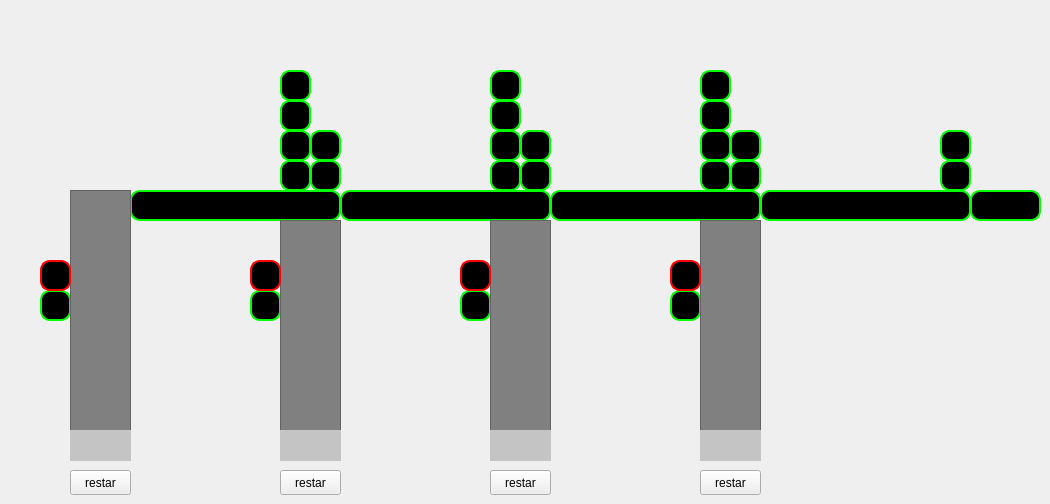
    <widget class="QWidget" name="n1_rawVars">
     <attribute name="title">
      <string>RawVars Nave 1</string>
     </attribute>
     <widget class="QFrame" name="n1_S0">
      <property name="geometry">
       <rect>
        <x>940</x>
        <y>160</y>
        <width>31</width>
        <height>31</height>
       </rect>
      </property>
      <property name="autoFillBackground">
       <bool>false</bool>
      </property>
      <property name="styleSheet">
       <string notr="true">background-color:rgb(0,0,0);
border-radius:10;
border:2px solid rgb(0,255,0)</string>
      </property>
      <property name="frameShape">
       <enum>QFrame::StyledPanel</enum>
      </property>
      <property name="frameShadow">
       <enum>QFrame::Raised</enum>
      </property>
     </widget>
     <widget class="QFrame" name="n1_S1cinta">
      <property name="geometry">
       <rect>
        <x>730</x>
        <y>160</y>
        <width>31</width>
        <height>31</height>
       </rect>
      </property>
      <property name="autoFillBackground">
       <bool>false</bool>
      </property>
      <property name="styleSheet">
       <string notr="true">background-color:rgb(0,0,0);
border-radius:10;
border:2px solid rgb(0,255,0)</string>
      </property>
      <property name="frameShape">
       <enum>QFrame::StyledPanel</enum>
      </property>
      <property name="frameShadow">
       <enum>QFrame::Raised</enum>
      </property>
     </widget>
     <widget class="QFrame" name="n1_S2cinta">
      <property name="geometry">
       <rect>
        <x>520</x>
        <y>160</y>
        <width>31</width>
        <height>31</height>
       </rect>
      </property>
      <property name="autoFillBackground">
       <bool>false</bool>
      </property>
      <property name="styleSheet">
       <string notr="true">background-color:rgb(0,0,0);
border-radius:10;
border:2px solid rgb(0,255,0)</string>
      </property>
      <property name="frameShape">
       <enum>QFrame::StyledPanel</enum>
      </property>
      <property name="frameShadow">
       <enum>QFrame::Raised</enum>
      </property>
     </widget>
     <widget class="QFrame" name="n1_S3cinta">
      <property name="geometry">
       <rect>
        <x>310</x>
        <y>160</y>
        <width>31</width>
        <height>31</height>
       </rect>
      </property>
      <property name="autoFillBackground">
       <bool>false</bool>
      </property>
      <property name="styleSheet">
       <string notr="true">background-color:rgb(0,0,0);
border-radius:10;
border:2px solid rgb(0,255,0)</string>
      </property>
      <property name="frameShape">
       <enum>QFrame::StyledPanel</enum>
      </property>
      <property name="frameShadow">
       <enum>QFrame::Raised</enum>
      </property>
     </widget>
     <widget class="QFrame" name="n1_SDbuffer">
      <property name="geometry">
       <rect>
        <x>40</x>
        <y>290</y>
        <width>31</width>
        <height>31</height>
       </rect>
      </property>
      <property name="autoFillBackground">
       <bool>false</bool>
      </property>
      <property name="styleSheet">
       <string notr="true">background-color:rgb(0,0,0);
border-radius:10;
border:2px solid rgb(0,255,0)</string>
      </property>
      <property name="frameShape">
       <enum>QFrame::StyledPanel</enum>
      </property>
      <property name="frameShadow">
       <enum>QFrame::Raised</enum>
      </property>
     </widget>
     <widget class="QFrame" name="n1_S3buffer">
      <property name="geometry">
       <rect>
        <x>250</x>
        <y>290</y>
        <width>31</width>
        <height>31</height>
       </rect>
      </property>
      <property name="autoFillBackground">
       <bool>false</bool>
      </property>
      <property name="styleSheet">
       <string notr="true">background-color:rgb(0,0,0);
border-radius:10;
border:2px solid rgb(0,255,0)</string>
      </property>
      <property name="frameShape">
       <enum>QFrame::StyledPanel</enum>
      </property>
      <property name="frameShadow">
       <enum>QFrame::Raised</enum>
      </property>
     </widget>
     <widget class="QFrame" name="n1_S2buffer">
      <property name="geometry">
       <rect>
        <x>460</x>
        <y>290</y>
        <width>31</width>
        <height>31</height>
       </rect>
      </property>
      <property name="autoFillBackground">
       <bool>false</bool>
      </property>
      <property name="styleSheet">
       <string notr="true">background-color:rgb(0,0,0);
border-radius:10;
border:2px solid rgb(0,255,0)</string>
      </property>
      <property name="frameShape">
       <enum>QFrame::StyledPanel</enum>
      </property>
      <property name="frameShadow">
       <enum>QFrame::Raised</enum>
      </property>
     </widget>
     <widget class="QFrame" name="n1_S1buffer">
      <property name="geometry">
       <rect>
        <x>670</x>
        <y>290</y>
        <width>31</width>
        <height>31</height>
       </rect>
      </property>
      <property name="autoFillBackground">
       <bool>false</bool>
      </property>
      <property name="styleSheet">
       <string notr="true">background-color:rgb(0,0,0);
border-radius:10;
border:2px solid rgb(0,255,0)</string>
      </property>
      <property name="frameShape">
       <enum>QFrame::StyledPanel</enum>
      </property>
      <property name="frameShadow">
       <enum>QFrame::Raised</enum>
      </property>
     </widget>
     <widget class="QFrame" name="n1_M1">
      <property name="geometry">
       <rect>
        <x>760</x>
        <y>190</y>
        <width>211</width>
        <height>31</height>
       </rect>
      </property>
      <property name="autoFillBackground">
       <bool>false</bool>
      </property>
      <property name="styleSheet">
       <string notr="true">background-color:rgb(0,0,0);
border-radius:10;
border:2px solid rgb(0,255,0)</string>
      </property>
      <property name="frameShape">
       <enum>QFrame::StyledPanel</enum>
      </property>
      <property name="frameShadow">
       <enum>QFrame::Raised</enum>
      </property>
     </widget>
     <widget class="QFrame" name="n1_M2">
      <property name="geometry">
       <rect>
        <x>550</x>
        <y>190</y>
        <width>211</width>
        <height>31</height>
       </rect>
      </property>
      <property name="autoFillBackground">
       <bool>false</bool>
      </property>
      <property name="styleSheet">
       <string notr="true">background-color:rgb(0,0,0);
border-radius:10;
border:2px solid rgb(0,255,0)</string>
      </property>
      <property name="frameShape">
       <enum>QFrame::StyledPanel</enum>
      </property>
      <property name="frameShadow">
       <enum>QFrame::Raised</enum>
      </property>
     </widget>
     <widget class="QFrame" name="n1_M3">
      <property name="geometry">
       <rect>
        <x>340</x>
        <y>190</y>
        <width>211</width>
        <height>31</height>
       </rect>
      </property>
      <property name="autoFillBackground">
       <bool>false</bool>
      </property>
      <property name="styleSheet">
       <string notr="true">background-color:rgb(0,0,0);
border-radius:10;
border:2px solid rgb(0,255,0)</string>
      </property>
      <property name="frameShape">
       <enum>QFrame::StyledPanel</enum>
      </property>
      <property name="frameShadow">
       <enum>QFrame::Raised</enum>
      </property>
     </widget>
     <widget class="QFrame" name="n1_M4">
      <property name="geometry">
       <rect>
        <x>130</x>
        <y>190</y>
        <width>211</width>
        <height>31</height>
       </rect>
      </property>
      <property name="autoFillBackground">
       <bool>false</bool>
      </property>
      <property name="styleSheet">
       <string notr="true">background-color:rgb(0,0,0);
border-radius:10;
border:2px solid rgb(0,255,0)</string>
      </property>
      <property name="frameShape">
       <enum>QFrame::StyledPanel</enum>
      </property>
      <property name="frameShadow">
       <enum>QFrame::Raised</enum>
      </property>
     </widget>
     <widget class="QFrame" name="n1_M0">
      <property name="geometry">
       <rect>
        <x>970</x>
        <y>190</y>
        <width>71</width>
        <height>31</height>
       </rect>
      </property>
      <property name="autoFillBackground">
       <bool>false</bool>
      </property>
      <property name="styleSheet">
       <string notr="true">background-color:rgb(0,0,0);
border-radius:10;
border:2px solid rgb(0,255,0)</string>
      </property>
      <property name="frameShape">
       <enum>QFrame::StyledPanel</enum>
      </property>
      <property name="frameShadow">
       <enum>QFrame::Raised</enum>
      </property>
     </widget>
     <widget class="QFrame" name="n1_C1f">
      <property name="geometry">
       <rect>
        <x>700</x>
        <y>160</y>
        <width>31</width>
        <height>31</height>
       </rect>
      </property>
      <property name="autoFillBackground">
       <bool>false</bool>
      </property>
      <property name="styleSheet">
       <string notr="true">background-color:rgb(0,0,0);
border-radius:10;
border:2px solid rgb(0,255,0)</string>
      </property>
      <property name="frameShape">
       <enum>QFrame::StyledPanel</enum>
      </property>
      <property name="frameShadow">
       <enum>QFrame::Raised</enum>
      </property>
     </widget>
     <widget class="QFrame" name="n1_C1e">
      <property name="geometry">
       <rect>
        <x>700</x>
        <y>130</y>
        <width>31</width>
        <height>31</height>
       </rect>
      </property>
      <property name="autoFillBackground">
       <bool>false</bool>
      </property>
      <property name="styleSheet">
       <string notr="true">background-color:rgb(0,0,0);
border-radius:10;
border:2px solid rgb(0,255,0)</string>
      </property>
      <property name="frameShape">
       <enum>QFrame::StyledPanel</enum>
      </property>
      <property name="frameShadow">
       <enum>QFrame::Raised</enum>
      </property>
     </widget>
     <widget class="QFrame" name="n1_C1r">
      <property name="geometry">
       <rect>
        <x>700</x>
        <y>100</y>
        <width>31</width>
        <height>31</height>
       </rect>
      </property>
      <property name="autoFillBackground">
       <bool>false</bool>
      </property>
      <property name="styleSheet">
       <string notr="true">background-color:rgb(0,0,0);
border-radius:10;
border:2px solid rgb(0,255,0)</string>
      </property>
      <property name="frameShape">
       <enum>QFrame::StyledPanel</enum>
      </property>
      <property name="frameShadow">
       <enum>QFrame::Raised</enum>
      </property>
     </widget>
     <widget class="QFrame" name="n1_C1d">
      <property name="geometry">
       <rect>
        <x>700</x>
        <y>70</y>
        <width>31</width>
        <height>31</height>
       </rect>
      </property>
      <property name="autoFillBackground">
       <bool>false</bool>
      </property>
      <property name="styleSheet">
       <string notr="true">background-color:rgb(0,0,0);
border-radius:10;
border:2px solid rgb(0,255,0)</string>
      </property>
      <property name="frameShape">
       <enum>QFrame::StyledPanel</enum>
      </property>
      <property name="frameShadow">
       <enum>QFrame::Raised</enum>
      </property>
     </widget>
     <widget class="QFrame" name="n1_C2d">
      <property name="geometry">
       <rect>
        <x>490</x>
        <y>70</y>
        <width>31</width>
        <height>31</height>
       </rect>
      </property>
      <property name="autoFillBackground">
       <bool>false</bool>
      </property>
      <property name="styleSheet">
       <string notr="true">background-color:rgb(0,0,0);
border-radius:10;
border:2px solid rgb(0,255,0)</string>
      </property>
      <property name="frameShape">
       <enum>QFrame::StyledPanel</enum>
      </property>
      <property name="frameShadow">
       <enum>QFrame::Raised</enum>
      </property>
     </widget>
     <widget class="QFrame" name="n1_C2r">
      <property name="geometry">
       <rect>
        <x>490</x>
        <y>100</y>
        <width>31</width>
        <height>31</height>
       </rect>
      </property>
      <property name="autoFillBackground">
       <bool>false</bool>
      </property>
      <property name="styleSheet">
       <string notr="true">background-color:rgb(0,0,0);
border-radius:10;
border:2px solid rgb(0,255,0)</string>
      </property>
      <property name="frameShape">
       <enum>QFrame::StyledPanel</enum>
      </property>
      <property name="frameShadow">
       <enum>QFrame::Raised</enum>
      </property>
     </widget>
     <widget class="QFrame" name="n1_C2e">
      <property name="geometry">
       <rect>
        <x>490</x>
        <y>130</y>
        <width>31</width>
        <height>31</height>
       </rect>
      </property>
      <property name="autoFillBackground">
       <bool>false</bool>
      </property>
      <property name="styleSheet">
       <string notr="true">background-color:rgb(0,0,0);
border-radius:10;
border:2px solid rgb(0,255,0)</string>
      </property>
      <property name="frameShape">
       <enum>QFrame::StyledPanel</enum>
      </property>
      <property name="frameShadow">
       <enum>QFrame::Raised</enum>
      </property>
     </widget>
     <widget class="QFrame" name="n1_C2f">
      <property name="geometry">
       <rect>
        <x>490</x>
        <y>160</y>
        <width>31</width>
        <height>31</height>
       </rect>
      </property>
      <property name="autoFillBackground">
       <bool>false</bool>
      </property>
      <property name="styleSheet">
       <string notr="true">background-color:rgb(0,0,0);
border-radius:10;
border:2px solid rgb(0,255,0)</string>
      </property>
      <property name="frameShape">
       <enum>QFrame::StyledPanel</enum>
      </property>
      <property name="frameShadow">
       <enum>QFrame::Raised</enum>
      </property>
     </widget>
     <widget class="QFrame" name="n1_C3f">
      <property name="geometry">
       <rect>
        <x>280</x>
        <y>160</y>
        <width>31</width>
        <height>31</height>
       </rect>
      </property>
      <property name="autoFillBackground">
       <bool>false</bool>
      </property>
      <property name="styleSheet">
       <string notr="true">background-color:rgb(0,0,0);
border-radius:10;
border:2px solid rgb(0,255,0)</string>
      </property>
      <property name="frameShape">
       <enum>QFrame::StyledPanel</enum>
      </property>
      <property name="frameShadow">
       <enum>QFrame::Raised</enum>
      </property>
     </widget>
     <widget class="QFrame" name="n1_C3r">
      <property name="geometry">
       <rect>
        <x>280</x>
        <y>100</y>
        <width>31</width>
        <height>31</height>
       </rect>
      </property>
      <property name="autoFillBackground">
       <bool>false</bool>
      </property>
      <property name="styleSheet">
       <string notr="true">background-color:rgb(0,0,0);
border-radius:10;
border:2px solid rgb(0,255,0)</string>
      </property>
      <property name="frameShape">
       <enum>QFrame::StyledPanel</enum>
      </property>
      <property name="frameShadow">
       <enum>QFrame::Raised</enum>
      </property>
     </widget>
     <widget class="QFrame" name="n1_C3d">
      <property name="geometry">
       <rect>
        <x>280</x>
        <y>70</y>
        <width>31</width>
        <height>31</height>
       </rect>
      </property>
      <property name="autoFillBackground">
       <bool>false</bool>
      </property>
      <property name="styleSheet">
       <string notr="true">background-color:rgb(0,0,0);
border-radius:10;
border:2px solid rgb(0,255,0)</string>
      </property>
      <property name="frameShape">
       <enum>QFrame::StyledPanel</enum>
      </property>
      <property name="frameShadow">
       <enum>QFrame::Raised</enum>
      </property>
     </widget>
     <widget class="QFrame" name="n1_C3e">
      <property name="geometry">
       <rect>
        <x>280</x>
        <y>130</y>
        <width>31</width>
        <height>31</height>
       </rect>
      </property>
      <property name="autoFillBackground">
       <bool>false</bool>
      </property>
      <property name="styleSheet">
       <string notr="true">background-color:rgb(0,0,0);
border-radius:10;
border:2px solid rgb(0,255,0)</string>
      </property>
      <property name="frameShape">
       <enum>QFrame::StyledPanel</enum>
      </property>
      <property name="frameShadow">
       <enum>QFrame::Raised</enum>
      </property>
     </widget>
     <widget class="QFrame" name="n1_DestinoCajaConocido">
      <property name="geometry">
       <rect>
        <x>940</x>
        <y>130</y>
        <width>31</width>
        <height>31</height>
       </rect>
      </property>
      <property name="autoFillBackground">
       <bool>false</bool>
      </property>
      <property name="styleSheet">
       <string notr="true">background-color:rgb(0,0,0);
border-radius:10;
border:2px solid rgb(0,255,0)</string>
      </property>
      <property name="frameShape">
       <enum>QFrame::StyledPanel</enum>
      </property>
      <property name="frameShadow">
       <enum>QFrame::Raised</enum>
      </property>
     </widget>
     <widget class="QFrame" name="n1_M1AceptarProximaCaja">
      <property name="geometry">
       <rect>
        <x>730</x>
        <y>130</y>
        <width>31</width>
        <height>31</height>
       </rect>
      </property>
      <property name="autoFillBackground">
       <bool>false</bool>
      </property>
      <property name="styleSheet">
       <string notr="true">background-color:rgb(0,0,0);
border-radius:10;
border:2px solid rgb(0,255,0)</string>
      </property>
      <property name="frameShape">
       <enum>QFrame::StyledPanel</enum>
      </property>
      <property name="frameShadow">
       <enum>QFrame::Raised</enum>
      </property>
     </widget>
     <widget class="QFrame" name="n1_M2AceptarProximaCaja">
      <property name="geometry">
       <rect>
        <x>520</x>
        <y>130</y>
        <width>31</width>
        <height>31</height>
       </rect>
      </property>
      <property name="autoFillBackground">
       <bool>false</bool>
      </property>
      <property name="styleSheet">
       <string notr="true">background-color:rgb(0,0,0);
border-radius:10;
border:2px solid rgb(0,255,0)</string>
      </property>
      <property name="frameShape">
       <enum>QFrame::StyledPanel</enum>
      </property>
      <property name="frameShadow">
       <enum>QFrame::Raised</enum>
      </property>
     </widget>
     <widget class="QFrame" name="n1_M3AceptarProximaCaja">
      <property name="geometry">
       <rect>
        <x>310</x>
        <y>130</y>
        <width>31</width>
        <height>31</height>
       </rect>
      </property>
      <property name="autoFillBackground">
       <bool>false</bool>
      </property>
      <property name="styleSheet">
       <string notr="true">background-color:rgb(0,0,0);
border-radius:10;
border:2px solid rgb(0,255,0)</string>
      </property>
      <property name="frameShape">
       <enum>QFrame::StyledPanel</enum>
      </property>
      <property name="frameShadow">
       <enum>QFrame::Raised</enum>
      </property>
     </widget>
     <widget class="QFrame" name="n1_bajada3">
      <property name="geometry">
       <rect>
        <x>280</x>
        <y>220</y>
        <width>61</width>
        <height>211</height>
       </rect>
      </property>
      <property name="autoFillBackground">
       <bool>false</bool>
      </property>
      <property name="styleSheet">
       <string notr="true">background-color: rgb(128,128,128)
</string>
      </property>
      <property name="frameShape">
       <enum>QFrame::StyledPanel</enum>
      </property>
      <property name="frameShadow">
       <enum>QFrame::Raised</enum>
      </property>
     </widget>
     <widget class="QFrame" name="n1_bajadaD">
      <property name="geometry">
       <rect>
        <x>70</x>
        <y>190</y>
        <width>61</width>
        <height>241</height>
       </rect>
      </property>
      <property name="autoFillBackground">
       <bool>false</bool>
      </property>
      <property name="styleSheet">
       <string notr="true">background-color: rgb(128,128,128)
</string>
      </property>
      <property name="frameShape">
       <enum>QFrame::StyledPanel</enum>
      </property>
      <property name="frameShadow">
       <enum>QFrame::Raised</enum>
      </property>
     </widget>
     <widget class="QFrame" name="n1_bajada2">
      <property name="geometry">
       <rect>
        <x>490</x>
        <y>220</y>
        <width>61</width>
        <height>211</height>
       </rect>
      </property>
      <property name="autoFillBackground">
       <bool>false</bool>
      </property>
      <property name="styleSheet">
       <string notr="true">background-color: rgb(128,128,128)
</string>
      </property>
      <property name="frameShape">
       <enum>QFrame::StyledPanel</enum>
      </property>
      <property name="frameShadow">
       <enum>QFrame::Raised</enum>
      </property>
     </widget>
     <widget class="QFrame" name="n1_bajada1">
      <property name="geometry">
       <rect>
        <x>700</x>
        <y>220</y>
        <width>61</width>
        <height>211</height>
       </rect>
      </property>
      <property name="autoFillBackground">
       <bool>false</bool>
      </property>
      <property name="styleSheet">
       <string notr="true">background-color: rgb(128,128,128)
</string>
      </property>
      <property name="frameShape">
       <enum>QFrame::StyledPanel</enum>
      </property>
      <property name="frameShadow">
       <enum>QFrame::Raised</enum>
      </property>
     </widget>
     <widget class="QLabel" name="n1_CajasMuelleD">
      <property name="geometry">
       <rect>
        <x>70</x>
        <y>430</y>
        <width>61</width>
        <height>31</height>
       </rect>
      </property>
      <property name="styleSheet">
       <string notr="true">background-color:rgb(196,196,196)</string>
      </property>
      <property name="text">
       <string/>
      </property>
      <property name="alignment">
       <set>Qt::AlignCenter</set>
      </property>
     </widget>
     <widget class="QLabel" name="n1_CajasMuelle3">
      <property name="geometry">
       <rect>
        <x>280</x>
        <y>430</y>
        <width>61</width>
        <height>31</height>
       </rect>
      </property>
      <property name="styleSheet">
       <string notr="true">background-color:rgb(196,196,196)</string>
      </property>
      <property name="text">
       <string/>
      </property>
      <property name="alignment">
       <set>Qt::AlignCenter</set>
      </property>
     </widget>
     <widget class="QLabel" name="n1_CajasMuelle2">
      <property name="geometry">
       <rect>
        <x>490</x>
        <y>430</y>
        <width>61</width>
        <height>31</height>
       </rect>
      </property>
      <property name="styleSheet">
       <string notr="true">background-color:rgb(196,196,196)</string>
      </property>
      <property name="text">
       <string/>
      </property>
      <property name="alignment">
       <set>Qt::AlignCenter</set>
      </property>
     </widget>
     <widget class="QLabel" name="n1_CajasMuelle1">
      <property name="geometry">
       <rect>
        <x>700</x>
        <y>430</y>
        <width>61</width>
        <height>31</height>
       </rect>
      </property>
      <property name="styleSheet">
       <string notr="true">background-color:rgb(196,196,196)</string>
      </property>
      <property name="text">
       <string/>
      </property>
      <property name="alignment">
       <set>Qt::AlignCenter</set>
      </property>
     </widget>
     <widget class="QFrame" name="n1_MDLleno">
      <property name="geometry">
       <rect>
        <x>40</x>
        <y>260</y>
        <width>31</width>
        <height>31</height>
       </rect>
      </property>
      <property name="autoFillBackground">
       <bool>false</bool>
      </property>
      <property name="styleSheet">
       <string notr="true">background-color:rgb(0,0,0);
border-radius:10;
border:2px solid rgb(255,0,0)</string>
      </property>
      <property name="frameShape">
       <enum>QFrame::StyledPanel</enum>
      </property>
      <property name="frameShadow">
       <enum>QFrame::Raised</enum>
      </property>
     </widget>
     <widget class="QFrame" name="n1_M3Lleno">
      <property name="geometry">
       <rect>
        <x>250</x>
        <y>260</y>
        <width>31</width>
        <height>31</height>
       </rect>
      </property>
      <property name="autoFillBackground">
       <bool>false</bool>
      </property>
      <property name="styleSheet">
       <string notr="true">background-color:rgb(0,0,0);
border-radius:10;
border:2px solid rgb(255,0,0)</string>
      </property>
      <property name="frameShape">
       <enum>QFrame::StyledPanel</enum>
      </property>
      <property name="frameShadow">
       <enum>QFrame::Raised</enum>
      </property>
     </widget>
     <widget class="QFrame" name="n1_M2Lleno">
      <property name="geometry">
       <rect>
        <x>460</x>
        <y>260</y>
        <width>31</width>
        <height>31</height>
       </rect>
      </property>
      <property name="autoFillBackground">
       <bool>false</bool>
      </property>
      <property name="styleSheet">
       <string notr="true">background-color:rgb(0,0,0);
border-radius:10;
border:2px solid rgb(255,0,0)</string>
      </property>
      <property name="frameShape">
       <enum>QFrame::StyledPanel</enum>
      </property>
      <property name="frameShadow">
       <enum>QFrame::Raised</enum>
      </property>
     </widget>
     <widget class="QFrame" name="n1_M1Lleno">
      <property name="geometry">
       <rect>
        <x>670</x>
        <y>260</y>
        <width>31</width>
        <height>31</height>
       </rect>
      </property>
      <property name="autoFillBackground">
       <bool>false</bool>
      </property>
      <property name="styleSheet">
       <string notr="true">background-color:rgb(0,0,0);
border-radius:10;
border:2px solid rgb(255,0,0)</string>
      </property>
      <property name="frameShape">
       <enum>QFrame::StyledPanel</enum>
      </property>
      <property name="frameShadow">
       <enum>QFrame::Raised</enum>
      </property>
     </widget>
     <widget class="QPushButton" name="n1_decrementMD">
      <property name="geometry">
       <rect>
        <x>70</x>
        <y>470</y>
        <width>61</width>
        <height>25</height>
       </rect>
      </property>
      <property name="text">
       <string>restar</string>
      </property>
     </widget>
     <widget class="QPushButton" name="n1_decrementM3">
      <property name="geometry">
       <rect>
        <x>280</x>
        <y>470</y>
        <width>61</width>
        <height>25</height>
       </rect>
      </property>
      <property name="text">
       <string>restar</string>
      </property>
     </widget>
     <widget class="QPushButton" name="n1_decrementM2">
      <property name="geometry">
       <rect>
        <x>490</x>
        <y>470</y>
        <width>61</width>
        <height>25</height>
       </rect>
      </property>
      <property name="text">
       <string>restar</string>
      </property>
     </widget>
     <widget class="QPushButton" name="n1_decrementM1">
      <property name="geometry">
       <rect>
        <x>700</x>
        <y>470</y>
        <width>61</width>
        <height>25</height>
       </rect>
      </property>
      <property name="text">
       <string>restar</string>
      </property>
     </widget>
    </widget>
